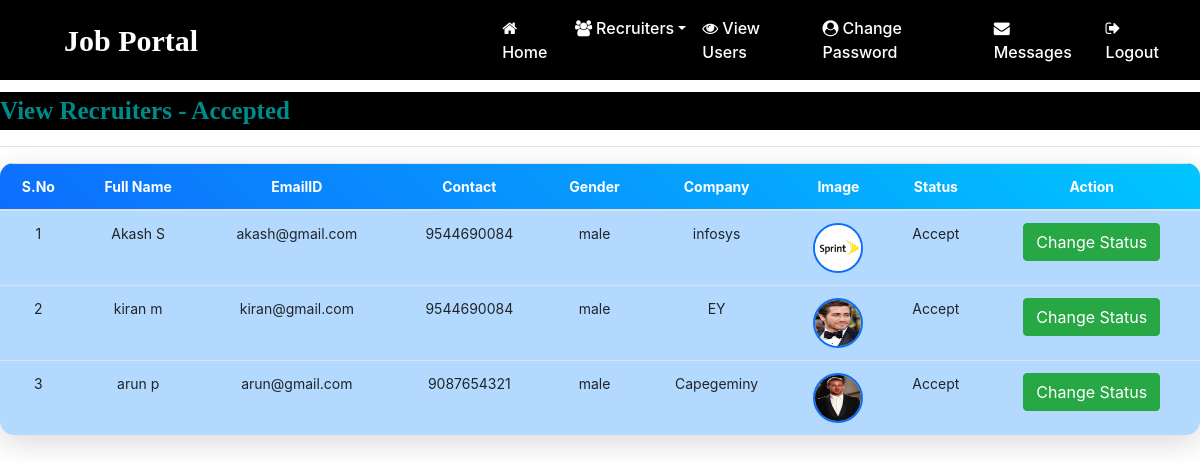
The app's page /recruiter_accepted (signed in), older data.
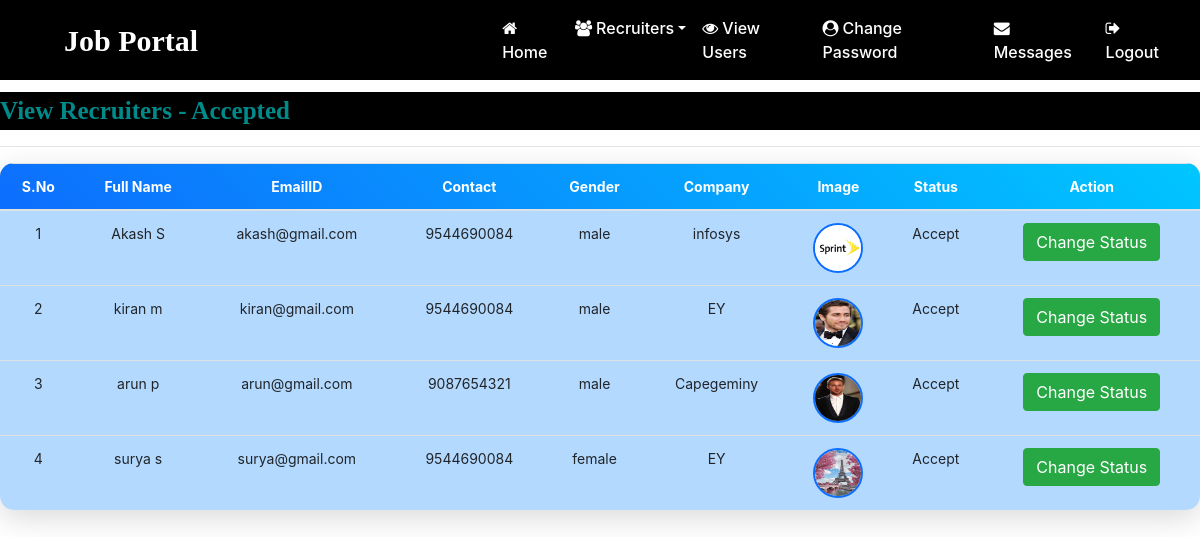
The same page, newer data.
### job/models.py (models this page shows, shortened)
class Recruiter(models.Model):
    user=models.ForeignKey(User,on_delete=models.CASCADE)
    mobile=models.CharField(max_length=15,null=True)
    image=models.FileField(null=True)
    gender=models.CharField(max_length=10,null=True)
    company = models.CharField(max_length=100, null=True)
    type=models.CharField(max_length=15,null=True)
    status = models.CharField(max_length=20 ,null=True)
    reject_reason = models.TextField(null=True, blank=True)

### job/views.py (the view)
# urls.py: path('recruiter_accepted', recruiter_accepted, name='recruiter_accepted'),
def recruiter_accepted(request):
    if not request.user.is_authenticated:
        return redirect('admin_login')
    data = Recruiter.objects.filter(status='Accept')
    return render(request, 'recruiter_accepted.html', {'data': data})

### job/templates/recruiter_accepted.html (shortened to what this page needs)
<!DOCTYPE html>
<html lang="en">
{% load static %}
<head>
</head>
<body>
    {% include 'admin_navigation.html' %}
    <marquee style="font-family:'Monotype Corsiva' ; font-size:25px; color:darkcyan; background-color:black; font-weight: bold; margin-top:1%">
        View Recruiters - Accepted
    </marquee>
    <hr>
    <table class="table table-hover" id="example">
        <thead>
            <tr style="background-color:#deb887">
                <th>S.No</th>
                <th>Full Name</th>
                <th>EmailID</th>
                <th>Contact</th>
                <th>Gender</th>
                <th>Company</th>
                <th>Image</th>
                <th>Status</th>
                <th>Action</th>
            </tr>
        </thead>
        <tbody >
        {% for i in data %}
            <tr style="background-color:#b3d9ff;">
                <td>{{ forloop.counter }}</td>
                <td>{{ i.user.first_name }} {{ i.user.last_name }}</td>
                 <td>{{ i.user.username }}</td>
                 <td>{{ i.mobile }}</td>
                 <td>{{ i.gender }}</td>
                <td>{{ i.company }}</td>
                 <td><img src="{{ i.image.url }}" style="height:50px;width:50px;border-radius:50%"></td>
                <td>{{ i.status }}</td>
                <td><a href="{% url 'change_status' i.id %}" class="btn btn-success" >Change Status</a></td>
            </tr>
        {% endfor %}
        </tbody>
    </table>
</body>
</html>

Row changes from the older to the newer data that the page shows:
now on this page (row edited): Recruiter: user.first_name "surya", user.last_name "s", user.username "surya@gmail.com", mobile "9544690084", gender "female", company "EY", image (picture), status "Accept"
